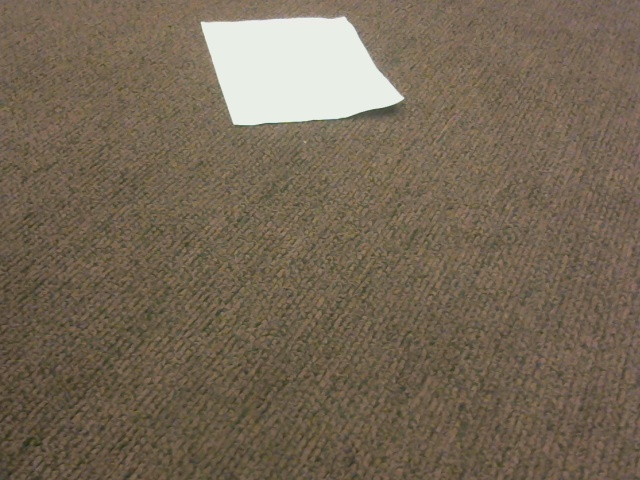
#> input picture Vehicle/sample1.jpg, 640 x 480 px, given in place of the camera
$ python FindPaper.py   (Python 2 division)
#> lines starting #> are read from the running program, lines starting #| are printed output that depends on the picture; after the words box and inside, x2 and y2 are one past the last pixel; in counts of white or black regions, pixels touching at a corner belong together
#> further down, frame is the input picture: shape (480, 640, 3); mean B, G, R 85.5, 103.8, 117.3
import cv2
import numpy as np

def detectRectangle(c):
        shape=False
        peri=cv2.arcLength(c,True)
        approx=cv2.approxPolyDP(c,0.04*peri,True)

        if len(approx)==4:
            (x,y,w,h)=cv2.boundingRect(approx)
            shape = True

        return shape

def trackPaper(frame):
    #resized = imutils.resize(frame,width=300)
    resized = frame
    ratio=frame.shape[0]/float(resized.shape[0])
#> ratio = 1

    gray=cv2.cvtColor(resized,cv2.COLOR_BGR2GRAY)
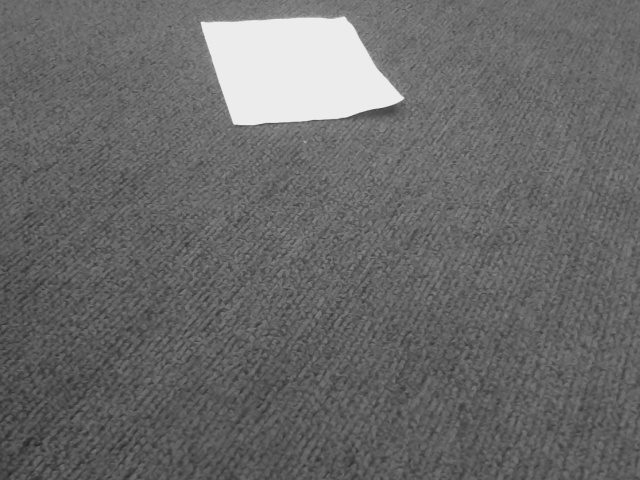
#> gray: shape (480, 640); min 34, max 242, mean 105.8
    blurred=cv2.GaussianBlur(gray,(5,5),0)

    cv2.normalize(blurred,blurred,0,255,cv2.NORM_MINMAX)
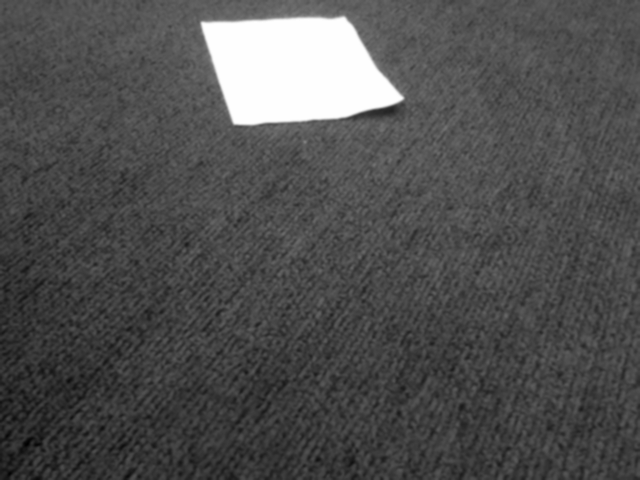
#> blurred: shape (480, 640); min 0, max 255, mean 79.7
    thresh=cv2.threshold(blurred,150,255,cv2.THRESH_BINARY)[1]
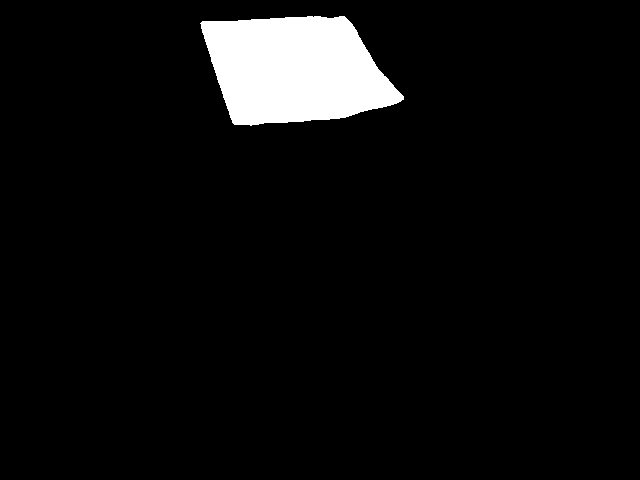
#> thresh: shape (480, 640); 5.4% white; 1 white region

    contours, hierarchy = cv2.findContours(thresh,cv2.RETR_TREE,cv2.CHAIN_APPROX_SIMPLE)
#> contours = 1 contour; box (x1, y1, x2, y2) and area: (200, 16, 404, 126) 16195

    areaMax=0
    cXMax=0
    cYMax=0
    contourMax=[]
    for c in contours:
            shape = detectRectangle(c)
            if shape == True:
                c = np.float32(c)
                M = cv2.moments(c)
                if M["m00"]!=0:
                    cX = int((M["m10"]/M["m00"]) * ratio)
                    cY = int((M["m01"]/M["m00"]) * ratio)
                else:
                    cX=-1
                    cY=-1

                if cX != -1:
                    area = cv2.contourArea(c)
                    if area>areaMax:
                        areaMax=area
                        contourMax=c
                        cXMax=cX
                        cYMax=cY
            else:
                cX=-1
                cY=-1
#> this loop made 1 pass
#> (shape, peri in detectRectangle, approx in detectRectangle, x in detectRectangle, y in detectRectangle, w in detectRectangle, h in detectRectangle, cX) on pass 1: (True, 552.7, [[403, 96], [344, 16], [200, 23], [234, 124]], 200, 16, 204, 109, 294)
#> after the loop, areaMax = 16195; cXMax = 294; cYMax = 69; contourMax = 187 rows, first 8: [307, 16], [306, 17], [285, 17], [284, 18], [270, 18], [269, 19], [251, 19], [250, 20]

    if areaMax != 0:
        contourMax = contourMax*ratio
        contourMax=np.int0(contourMax)
        # cv2.drawContours(frame, [contourMax], 0, (0, 255, 0), 5)
        # cv2.circle(frame,(cXMax,cYMax),5,(0,0,255),-1)
    return (frame, cXMax, cYMax)

#################################################

cap = cv2.VideoCapture(0)

width=cap.get(3)
height=cap.get(4)
lowW=int(float(1)/3*width)
highW=int(float(2)/3*width)
lowH=int(float(1)/3*height)
highH=int(float(2)/3*height)

print width,height,lowW,highW,lowH,highH


while(True):
    ret, frame = cap.read()

    (frameTrack, cx, cy)=trackPaper(frame)
#> cx = 294; cy = 69

    # cv2.rectangle(frameTrack,(lowW,0),(highW,int(height)),(0,0,255),5)

    if cx != -1:
        if cx>lowW and cx< highW:
            # cv2.putText(frameTrack,"Correct",(cx-150,cy-50),cv2.FONT_HERSHEY_SIMPLEX,3,(0,0,255),5)
            print("correct")
        elif cx<lowW:
            # cv2.putText(frameTrack,"Turn Left",(cx-150,cy-50),cv2.FONT_HERSHEY_SIMPLEX,3,(0,0,255),5)
            print("left")
	else:
            # cv2.putText(frameTrack,"Turn Right",(cx-150,cy-50),cv2.FONT_HERSHEY_SIMPLEX,3,(0,0,255),5)
	    print("right")

    # cv2.imshow('frameTrack',frameTrack)

    keypressed=cv2.waitKey(1) & 0xFF
#> (key q is pressed here)
    if keypressed == ord('q'):
        break


cap.release()
cv2.destroyAllWindows()

$ run again, on Vehicle/sample2.jpg
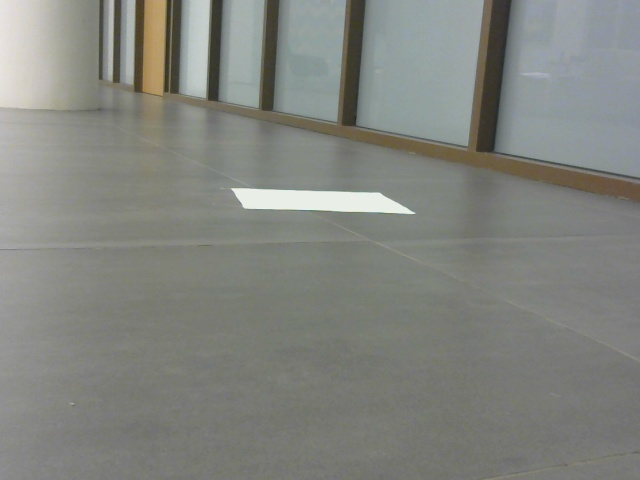
#> input picture Vehicle/sample2.jpg, 640 x 480 px, given in place of the camera
#> frame is the input picture: shape (480, 640, 3); mean B, G, R 127.1, 132.7, 130.4
#> in trackPaper, `cv2.normalize(blurred,blurred,0,255,cv2.NORM_MINMAX)`:
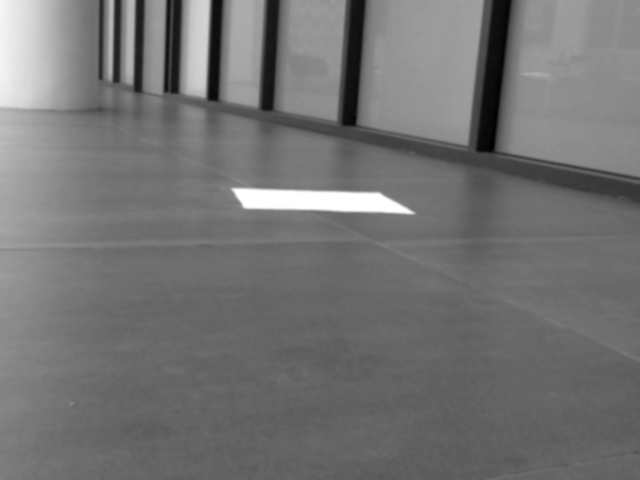
#> blurred: shape (480, 640); min 0, max 255, mean 115.2
#> in trackPaper, `thresh=cv2.threshold(blurred,150,255,cv2.THRESH_BINARY)[1]`:
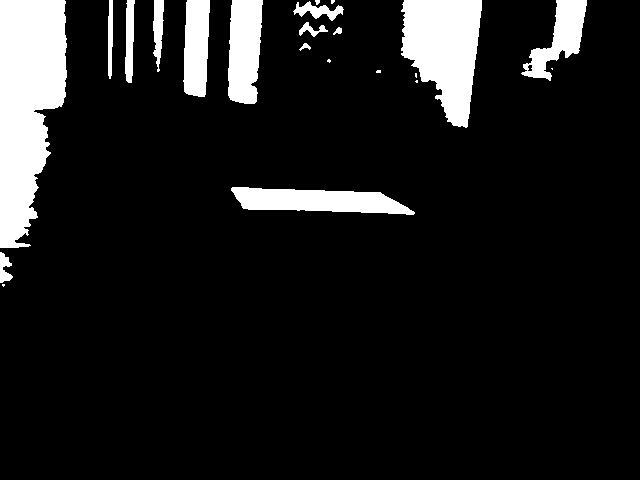
#> thresh: shape (480, 640); 10.7% white; 22 white regions (8 under 20 px)
#> contours = 23 contours, 8 with area under 20; largest, box (x1, y1, x2, y2) and area: (0, 0, 67, 248) 12058, (401, 0, 482, 128) 6840, (231, 187, 415, 215) 3248, (228, 0, 263, 104) 2943, (183, 0, 210, 97) 2104
#> the loop in trackPaper, `for c in contours:` made 23 passes
#> (shape, peri in detectRectangle, approx in detectRectangle, x in detectRectangle, y in detectRectangle, w in detectRectangle, h in detectRectangle, cX) on passes 3, 15: (True, 394.5, [[231, 188], [248, 209], [414, 213], [380, 192]], 231, 188, 184, 26, 317), (True, 432.1, [[404, 0], [401, 54], [466, 127], [481, 0]], 401, 0, 81, 128, 444)
#> after the loop in trackPaper, `for c in contours:`: areaMax = 6840; cXMax = 444; cYMax = 48; contourMax = 147 rows, first 8: [404, 0], [404, 1], [403, 2], [403, 3], [402, 4], [403, 5], [403, 8], [401, 10]
#> cx = 444; cy = 48
